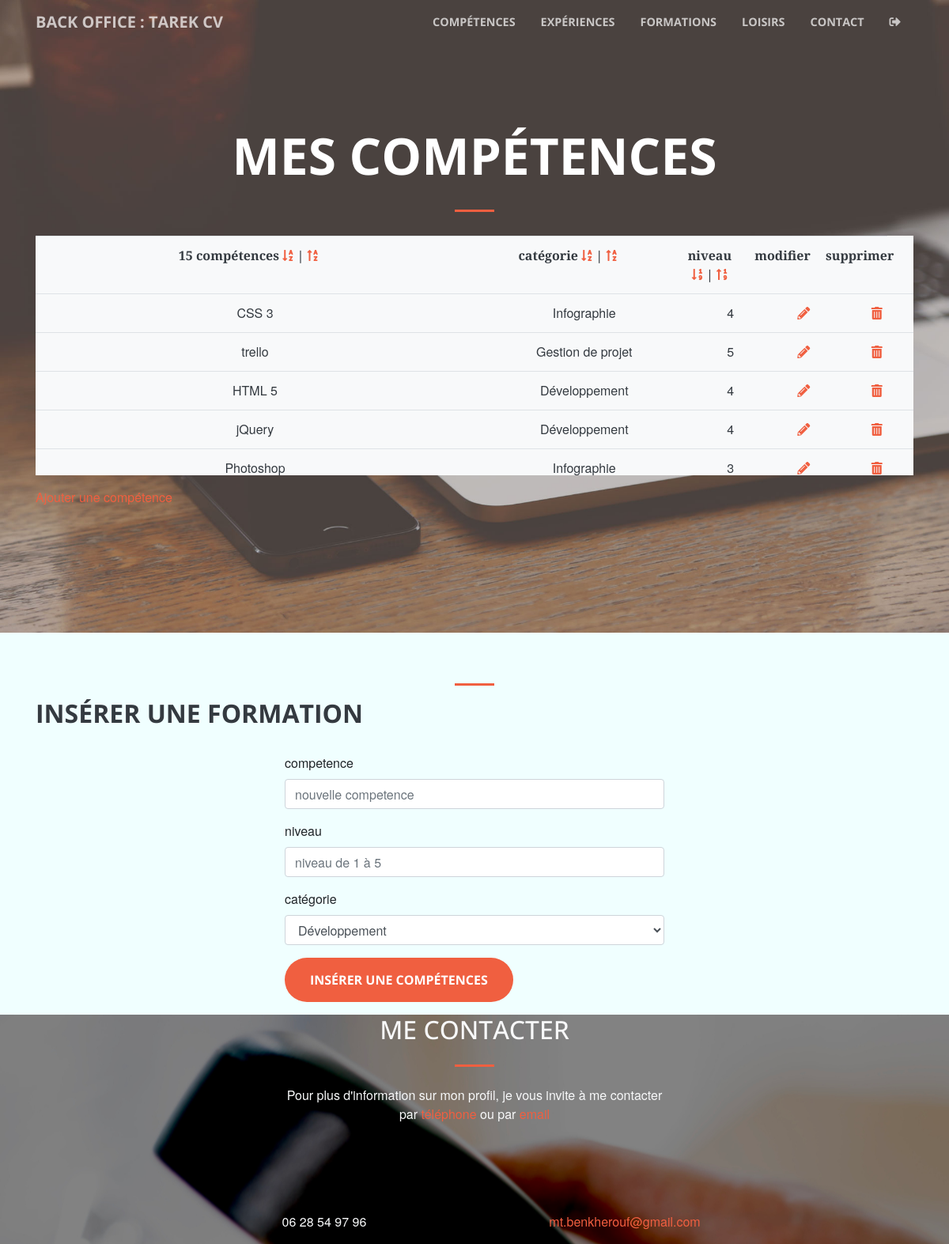
Screenshot of /back/competences.php (signed in) with the database file from the repository.
### tables this page shows
CREATE TABLE `t_competences` (
  `id_competence` int(3) NOT NULL,
  `competence` varchar(150) NOT NULL,
  `niveau` int(3) NOT NULL,
  `categorie` enum('Développement','Gestion de projet','Infographie') NOT NULL,
  `id_utilisateur` int(3) NOT NULL
);

CREATE TABLE `t_utilisateurs` (
  `id_utilisateur` int(3) NOT NULL,
  `prenom` varchar(45) NOT NULL,
  `nom` varchar(45) NOT NULL,
  `email` varchar(50) NOT NULL,
  `telephone` varchar(20) NOT NULL,
  `portable` varchar(20) NOT NULL,
  `mdp` varchar(15) NOT NULL,
  `pseudo` varchar(15) NOT NULL,
  `age` smallint(5) NOT NULL,
  `anniversaire` date NOT NULL,
  `genre` enum('Homme','Femme','','') NOT NULL,
  `civilite` enum('m','mme','','') NOT NULL,
  `adresse` tinytext NOT NULL,
  `code_postal` varchar(5) NOT NULL,
  `ville` varchar(30) NOT NULL,
  `pays` varchar(30) NOT NULL,
  `commentaire` varchar(255) NOT NULL
);

### back/inc/connexion_user.php (called while the page is built, shortened)
<?php
if (isset($_SESSION['connexion_admin'])) {
$id_utilisateur=$_SESSION['id_utilisateur'];
}else {
header('location:authentification.php');
}
$sql = $pdoCV -> query(" SELECT * FROM t_utilisateurs where id_utilisateur = '$id_utilisateur'");
$ligne_utilisateur = $sql-> fetch(); ?>

### back/competences.php (the view, shortened to what this page needs)
<?php require 'inc/connexion.php';
    include 'inc/connexion_user.php';
?>
<?php
     $order = '';
 ?>
<?php include 'inc/doc1.php';  ?>
<?php
include 'inc/head2.php';
  include 'inc/header3.php'; ?>
          <div class="container">
            <div class="col-lg-10 mx-auto">
            <h1 class="text-uppercase text-white">
              <strong>Mes compétences</strong>
            </h1>
            <hr>
           </div>
             <?php
            $sql = $pdoCV -> prepare("SELECT * FROM t_competences $order");
            $sql -> execute();
            $nbr_competences = $sql -> rowCount();
            ?>
           <div class="row">
                <table class="table table-fixed bg-light">
                <thead>
                    <tr>
                        <th class="col-6"><?php echo $nbr_competences;?> compétences
                            <a href="competences.php?column=competence&order=asc"><i class="fas fa-sort-alpha-down"></i></a> |
                            <a href="competences.php?column=competence&order=desc"><i class="fas fa-sort-alpha-up"></i></a> </th>
                        <th class="col-3">
                            catégorie
                        <a href="competences.php?column=categorie&order=desc"><i class="fas fa-sort-alpha-down"></i></a> |
                        <a href="competences.php?column=categorie&order=asc"><i class="fas fa-sort-alpha-up"></i></a>
                        </th>
                        <th class="col-1">
                            niveau
                            <a href="competences.php?column=niveau&order=asc"><i class="fas fa-sort-numeric-down"></i></a> |
                            <a href="competences.php?column=niveau&order=desc"><i class="fas fa-sort-numeric-up"></i></a>
                        </th>
                        <th class="col-1">modifier <br></th>
                        <th class="col-1">supprimer <br></th>
                    </tr>
                </thead>
                <tbody>
                <?php while ($ligne_competence=$sql->fetch())
                     {
                ?>
                    <tr>
                        <td class="col-6"><?php echo $ligne_competence['competence'];  ?></td>
                        <td class="col-3"><?php echo $ligne_competence['categorie'];  ?></td>
                        <td class="col-1"><?php echo $ligne_competence['niveau'];  ?></td>
                        <td class="col-1"><a href="modif_experience.php?id_experience=<?php echo $ligne_experience['id_experience'];?>"><i class="fas fa-pencil-alt"></i></a></td>
                        <td  class="col-1"><a href="experiences.php?id_experience=<?php echo $ligne_experience['id_experience'];?>"><i class="fas fa-trash-alt"></i></a></td>
                        </tr>
                    <?php } ?>
                </tbody>
                </table>
                <a href="#formulaire">Ajouter une compétence</a>
            </div>
         </div>
     </div>
    </header>
  <br> <br>
<div id="formulaire">
    <hr>
    <div class="container mx-auto">
        <h2 class="text-uppercase text-dark mx-auto">
            <strong>Insérer une formation</strong>
        </h2>
        <br>
    </div>
    <form action="competences.php" method="post">
       <div class="form-group mx-auto">
            <label for="competence">competence</label>
            <input type="text" name="competence" placeholder="nouvelle competence" class="form-control" required>
       </div>
       <div class="form-group mx-auto">
            <label for="niveau">niveau</label>
            <input type="text" name="niveau" placeholder="niveau de 1 à 5"  class="form-control" required>
       </div>
       <div class="form-group mx-auto">
            <label for="categorie">catégorie</label>
            <select name="categorie" id="" class="form-control"  >
                <option value="Développement">Développement</option>
            </select>
       </div>
       <div class="form-group mx-auto">
       <button type="submit" class="btn btn-primary btn-xl js-scroll-trigger">Insérer une compétences</button>
       </div>
    </form>
</div>
<?php include 'inc/contact4.php'; ?>

### back/inc/doc1.php (shortened to what this page needs)
<!DOCTYPE html>
<html lang="fr">
  <head>

### back/inc/head2.php (shortened to what this page needs)
  <link href="../startbootstrap-creative-gh-pages/vendor/bootstrap/css/bootstrap.min.css" rel="stylesheet">
  <link href="../startbootstrap-creative-gh-pages/vendor/fontawesome-free/css/all.min.css" rel="stylesheet" type="text/css">
  <link href="../startbootstrap-creative-gh-pages/vendor/magnific-popup/magnific-popup.css" rel="stylesheet">
  <link href="../startbootstrap-creative-gh-pages/css/creative.min.css" rel="stylesheet">
  <link href="../startbootstrap-creative-gh-pages/css/creative.css" rel="stylesheet">
  <link rel="stylesheet" href="css/style.css">
  <link rel="stylesheet" href="../startbootstrap-creative-gh-pages/scss/_bootstrap-overrides.scss">
  <link rel="stylesheet" href="../startbootstrap-creative-gh-pages/scss/_global.scss">
  <link rel="stylesheet" href="../startbootstrap-creative-gh-pages/scss/_masthead.scss">
  <link rel="stylesheet" href="../startbootstrap-creative-gh-pages/scss/_masthead.scss">
  <link rel="stylesheet" href="../startbootstrap-creative-gh-pages/scss/_navbar.scss">
  <link rel="stylesheet" href="../startbootstrap-creative-gh-pages/scss/_portfolio.scss">
  <link rel="stylesheet" href="../startbootstrap-creative-gh-pages/scss/_services.scss">
  <link rel="stylesheet" href="../startbootstrap-creative-gh-pages/scss/_variables.scss"> <link rel="stylesheet" href="../startbootstrap-creative-gh-pages/scss/creative.scss">
</head>

### back/inc/header3.php (shortened to what this page needs)
<body id="page-top">
  <nav class="navbar navbar-expand-lg navbar-light fixed-top" id="mainNav">
    <div class="container">
      <a class="navbar-brand js-scroll-trigger" href="index.php">BACK OFFICE : TAREK CV</a>
      <div class="collapse navbar-collapse" id="navbarResponsive">
        <ul class="navbar-nav ml-auto">
          <li class="nav-item">
            <a class="nav-link js-scroll-trigger" href="competences.php">compétences</a>
          </li>
          <li class="nav-item">
            <a class="nav-link js-scroll-trigger" href="experiences.php">expériences</a>
          </li>
          <li class="nav-item">
            <a class="nav-link js-scroll-trigger" href="formations.php">formations</a>
          </li>
          <li class="nav-item">
            <a class="nav-link js-scroll-trigger" href="loisirs.php">loisirs</a>
          </li>
          <li class="nav-item">
            <a class="nav-link js-scroll-trigger" href="#contact">contact</a>
          </li>
          <li class="nav-item">
            <a class="nav-link js-scroll-trigger" href="../back/index.php?quitter=oui"><i class="fas fa-sign-out-alt"></i></a>
          </li>
        </ul>
      </div>
    </div>
  </nav>
  <header class="masthead text-center text-dark d-flex">
    <div class="container my-auto">

### back/inc/contact4.php (shortened to what this page needs)
    <div id="contact" class="footer container-fluid text-light">
      <div class="container">
        <div class="row">
          <div class="col-lg-8 mx-auto text-center ">
            <h2 class="section-heading">ME CONTACTER</h2>
            <hr class="my-4">
            <p class="mb-5">Pour plus d'information sur mon profil, je vous invite à me contacter <br> par <a href="#telephone" title="<?php echo $ligne_utilisateur['portable']; ?>">téléphone</a> ou par <a href="#mail" title="<?php echo $ligne_utilisateur['email']; ?>">email</a></p>
          </div>
        </div>
        <div class="row">
          <div class="col-lg-4 ml-auto text-center text-light">
            <p class="text-light" id="telephone"><?php echo $ligne_utilisateur['portable']; ?></p>
          </div>
          <div class="col-lg-4 mr-auto text-center ">
            <p id="mail">
              <a href="mailto:your-email@your-domain.com"><?php echo $ligne_utilisateur['email']; ?></a>
            </p>
          </div>
        </div>
      </div>
    </div>
</body>
</html>

### back/css/style.css (style rules this page uses)
body { background: azure; }
.footer { background-image: url(../img/196870-OYDU9R-910.jpg); background-repeat: no-repeat; }
.form-group { width: 40%; }
.table-fixed thead { width: 97%; }
.table-fixed tbody { height: 230px; overflow-y: auto; width: 100%; }
.table-fixed thead, .table-fixed tbody, .table-fixed tr, .table-fixed td, .table-fixed th { display: block; }
.table-fixed tbody td, .table-fixed thead > tr> th { float: left; border-bottom-width: 0; }

### rows the page displays
t_competences: competence "CSS 3", categorie "Infographie", niveau "4"
t_competences: competence "trello", categorie "Gestion de projet", niveau "5"
t_competences: competence "HTML 5", categorie "Développement", niveau "4"
t_competences: competence "jQuery", categorie "Développement", niveau "4"
t_competences: competence "Photoshop", categorie "Infographie", niveau "3"
t_utilisateurs: portable "06 28 54 97 96", email "mt.benkherouf@gmail.com"

### other values shown
$nbr_competences "15"
